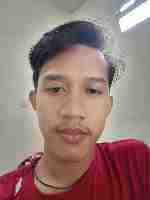
#> input picture dataset/ditya/0106.png, 150 x 200 px
$ python cosine3.py
#> lines starting #> are read from the running program, lines starting #| are printed output that depends on the picture; long printed decimals are rounded
import cv2
from sklearn.metrics.pairwise import cosine_similarity

# Initialize Haar Cascade face detector
face_cascade = cv2.CascadeClassifier(cv2.data.haarcascades + 'haarcascade_frontalface_default.xml')

# Function to detect and crop the face from an image
def detect_and_crop_face(image, cascade):
    gray = cv2.cvtColor(image, cv2.COLOR_BGR2GRAY)
    faces = cascade.detectMultiScale(gray, scaleFactor=1.1, minNeighbors=5, minSize=(30, 30))
    # If no faces are detected, return None
    if len(faces) == 0:
        return None
    # Extract the coordinates of the first face detected
    (x, y, w, h) = faces[0]
    return image[y:y+h, x:x+w]

# Function to apply Canny edge detection on a face
def get_edge_map(face):
    gray_face = cv2.cvtColor(face, cv2.COLOR_BGR2GRAY)
    # Apply Canny edge detection
    edge_map = cv2.Canny(gray_face, 100, 200)
    return edge_map

# Function to compare edge maps of the faces
def compare_edge_maps(face1, face2):
    edge_map1 = get_edge_map(face1)
    edge_map2 = get_edge_map(face2)

    # Resize the edge maps to a common size
    edge_map1_resized = cv2.resize(edge_map1, (100, 100))
    edge_map2_resized = cv2.resize(edge_map2, (100, 100))

    # Flatten the edge maps to 1D arrays for comparison
    edge_map1_vector = edge_map1_resized.flatten()
    edge_map2_vector = edge_map2_resized.flatten()

    # Calculate the cosine similarity between the two edge map vectors
    similarity_score = cosine_similarity([edge_map1_vector], [edge_map2_vector])[0][0]
    similarity_percentage = similarity_score * 100

    return similarity_percentage

# Load the images
image1_path = '../dataset/ditya/0106.png'
image2_path = '../dataset/ditya/0109.png'
# image1_path = '../dataset/rara/User.1.5.jpg'
# image2_path = '../dataset/rara/User.1.1.jpg'
image1 = cv2.imread(image1_path)
#> image1 is the input picture: shape (200, 150, 3); mean B, G, R 118.9, 123.3, 150.3
image2 = cv2.imread(image2_path)
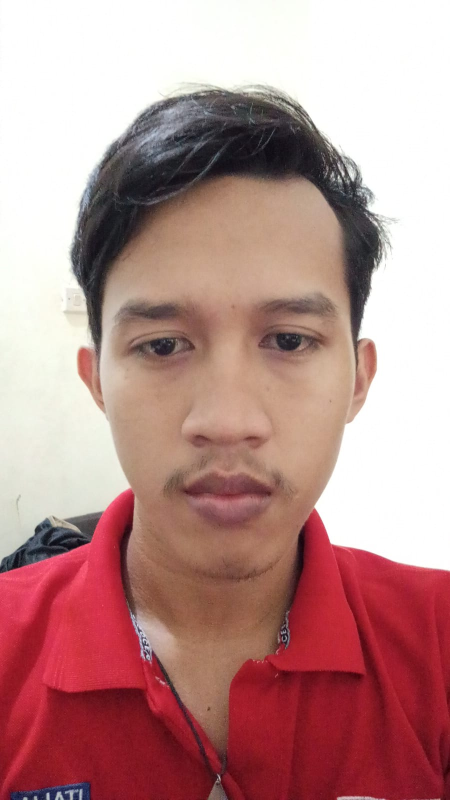
#> input picture dataset/ditya/0109.png, 900 x 1600 px (shown at 1/2 size)
#> image2 is the input picture: shape (1600, 900, 3); mean B, G, R 141.1, 143.3, 186.4

# Detect and crop faces
face1 = detect_and_crop_face(image1, face_cascade)
#> in detect_and_crop_face, `gray = cv2.cvtColor(image, cv2.COLOR_BGR2GRAY)`:
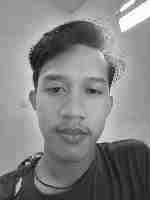
#> gray: shape (200, 150); min 1, max 255, mean 130.8
#> in detect_and_crop_face, `faces = cascade.detectMultiScale(gray, scaleFactor=1.1, minNeighbors=5..`: faces = [[22, 51, 102, 102]]
#> in detect_and_crop_face, `(x, y, w, h) = faces[0]`: x = 22; y = 51; w = 102
face2 = detect_and_crop_face(image2, face_cascade)
#> in detect_and_crop_face (call 2), `gray = cv2.cvtColor(image, cv2.COLOR_BGR2GRAY)`:
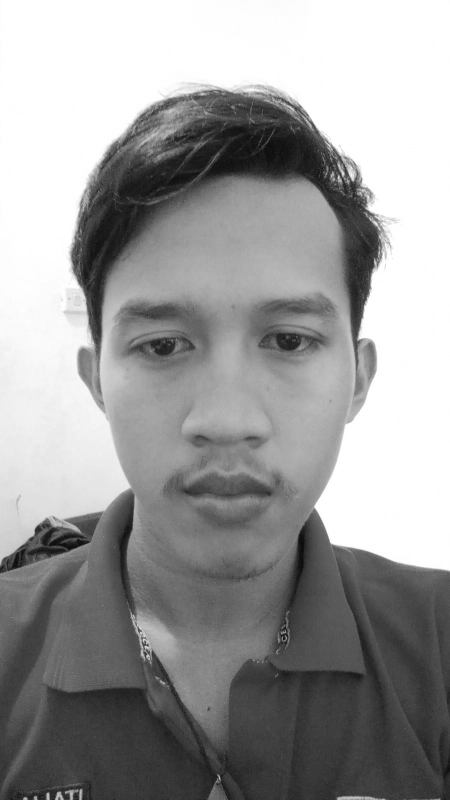
#> gray: shape (1600, 900) (shown at 1/2 size); min 5, max 255, mean 155.9
#> in detect_and_crop_face (call 2), `faces = cascade.detectMultiScale(gray, scaleFactor=1.1, minNeighbors=5..`: faces = [[113, 421, 677, 677]]
#> in detect_and_crop_face (call 2), `(x, y, w, h) = faces[0]`: x = 113; y = 421; w = 677
#> in detect_and_crop_face (call 2), `return image[y:y+h, x:x+w]`:
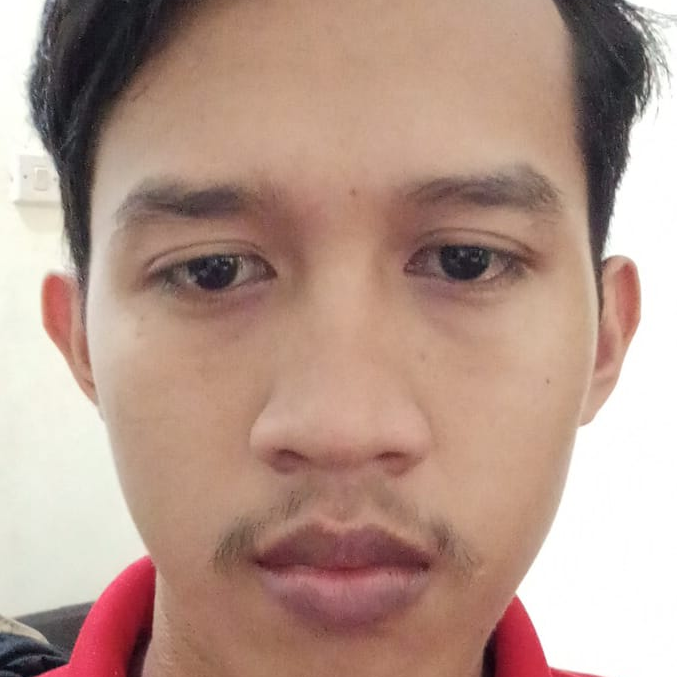
#> returned value: shape (677, 677, 3); mean of channels 0, 1, 2 139.2, 151.9, 181.6; drawn as B, G, R

# Results variable
result = {}

# Compare the edge maps of the two faces if both were detected
if face1 is not None and face2 is not None:
    similarity_percentage = compare_edge_maps(face1, face2)
#> in get_edge_map, `edge_map = cv2.Canny(gray_face, 100, 200)`:
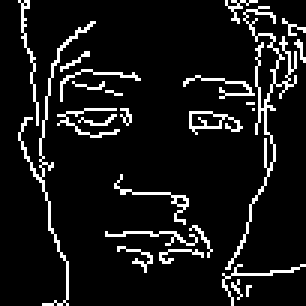
#> edge_map: shape (102, 102) (shown 3 times larger); 9% white in thin lines or dots
#> in get_edge_map (call 2), `gray_face = cv2.cvtColor(face, cv2.COLOR_BGR2GRAY)`:
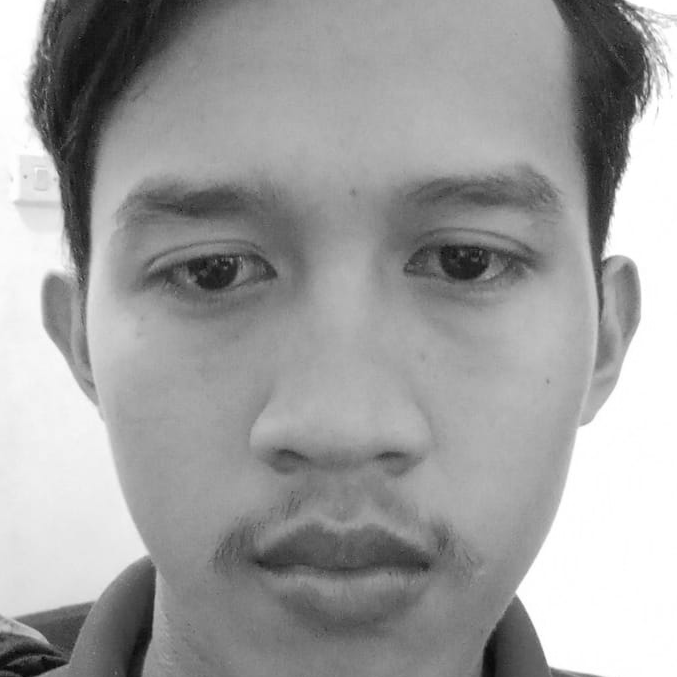
#> gray_face: shape (677, 677); min 8, max 255, mean 159.4
#> in get_edge_map (call 2), `edge_map = cv2.Canny(gray_face, 100, 200)`: edge_map: shape (677, 677); 1.2% white in thin lines or dots
#> in compare_edge_maps, `edge_map2_resized = cv2.resize(edge_map2, (100, 100))`:
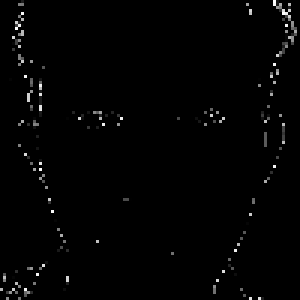
#> edge_map2_resized: shape (100, 100) (shown 3 times larger); min 0, max 255, mean 3
#> in compare_edge_maps, `edge_map1_vector = edge_map1_resized.flatten()`: edge_map1_vector = 10000 values, max 255 at index 1498, min 0 at index 0, mean 23.02
#> in compare_edge_maps, `edge_map2_vector = edge_map2_resized.flatten()`: edge_map2_vector = 10000 values, max 255 at index 905, min 0 at index 0, mean 3
#> in compare_edge_maps, `similarity_score = cosine_similarity([edge_map1_vector], [edge_map2_ve..`: similarity_score = 0.113
#> in compare_edge_maps, `similarity_percentage = similarity_score * 100`: similarity_percentage = 11.29
#> similarity_percentage = 11.29
    result["Similarity Percentage"] = similarity_percentage
    result["Are Faces Similar"] = "Yes" if similarity_percentage > 60 else "No"
else:
    result["Error"] = "Could not detect a face in one or both of the images. Please try with different images."

# Print the result
print(result)
#| {'Similarity Percentage': 11.290, 'Are Faces Similar': 'No'}
